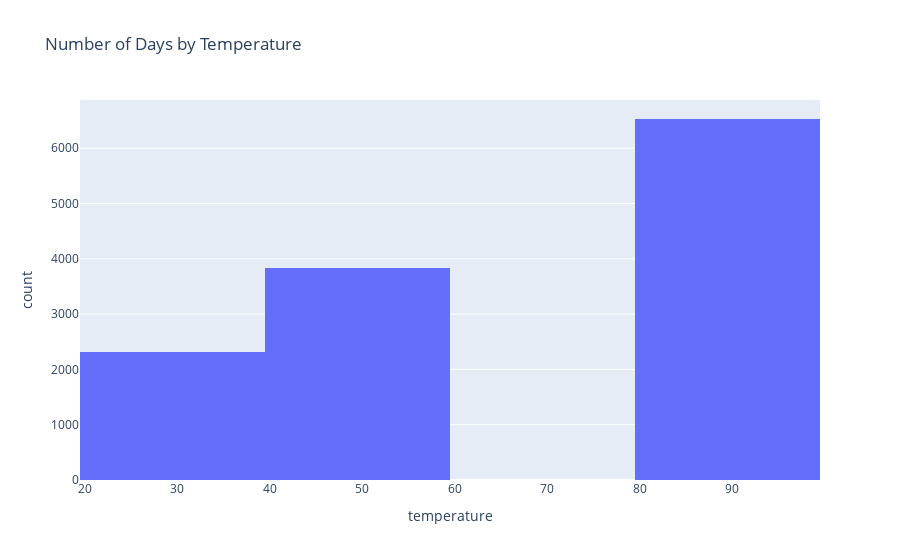

Notebook cell for this chart:
### Markdown cell above
6. Use a histogram to visualize the temperature column.

### Code cell
fig = px.histogram(data, x="temperature", title = "Number of Days by Temperature")
fig.show()
#sns.histplot(data,x = "temperature")

### Figure 1 — Plotly figure (JSON) as saved in the notebook; plotly's stock layout.template omitted (floating-point values rounded to 4 significant figures; data arrays with more than 128 entries replaced by an {"elided": "..."} marker saying what was removed)
{"data": [{"alignmentgroup": "True", "bingroup": "x", "hovertemplate": "temperature=%{x}<br>count=%{y}<extra></extra>", "legendgroup": "", "marker": {"color": "#636efa", "pattern": {"shape": ""}}, "name": "", "offsetgroup": "", "orientation": "v", "showlegend": false, "type": "histogram", "x": {"elided": "12684 int values"}, "xaxis": "x", "yaxis": "y"}], "layout": {"barmode": "relative", "legend": {"tracegroupgap": 0}, "title": {"text": "Number of Days by Temperature"}, "xaxis": {"anchor": "y", "domain": [0, 1], "title": {"text": "temperature"}}, "yaxis": {"anchor": "x", "domain": [0, 1], "title": {"text": "count"}}}}
